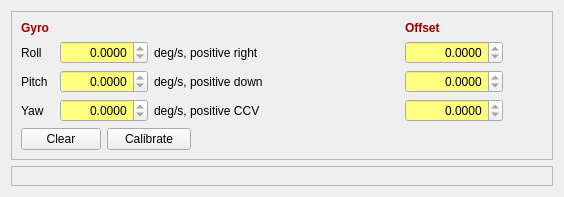
          <widget class="QWidget" name="tab_gyro">
           <attribute name="title">
            <string>Gyro</string>
           </attribute>
           <layout class="QVBoxLayout" name="verticalLayout_12">
            <item>
             <widget class="QFrame" name="frame_3">
              <property name="frameShape">
               <enum>QFrame::StyledPanel</enum>
              </property>
              <property name="frameShadow">
               <enum>QFrame::Raised</enum>
              </property>
              <layout class="QGridLayout" name="gridLayout_8">
               <item row="4" column="4" colspan="3">
                <spacer name="horizontalSpacer_3">
                 <property name="orientation">
                  <enum>Qt::Horizontal</enum>
                 </property>
                 <property name="sizeHint" stdset="0">
                  <size>
                   <width>306</width>
                   <height>20</height>
                  </size>
                 </property>
                </spacer>
               </item>
               <item row="1" column="3" colspan="2">
                <widget class="QLabel" name="label_gyro_roll_2">
                 <property name="text">
                  <string>deg/s, positive right</string>
                 </property>
                </widget>
               </item>
               <item row="3" column="0">
                <widget class="QLabel" name="label_gyro_yaw">
                 <property name="text">
                  <string>Yaw</string>
                 </property>
                </widget>
               </item>
               <item row="4" column="2" colspan="2">
                <widget class="QPushButton" name="pushButton_gyro_calibrate">
                 <property name="text">
                  <string>Calibrate</string>
                 </property>
                </widget>
               </item>
               <item row="2" column="1" colspan="2">
                <widget class="QDoubleSpinBox" name="doubleSpinBox_gyro_pitch">
                 <property name="sizePolicy">
                  <sizepolicy hsizetype="Preferred" vsizetype="Fixed">
                   <horstretch>0</horstretch>
                   <verstretch>0</verstretch>
                  </sizepolicy>
                 </property>
                 <property name="palette">
                  <palette>
                   <active>
                    <colorrole role="Base">
                     <brush brushstyle="SolidPattern">
                      <color alpha="255">
                       <red>255</red>
                       <green>255</green>
                       <blue>127</blue>
                      </color>
                     </brush>
                    </colorrole>
                   </active>
                   <inactive>
                    <colorrole role="Base">
                     <brush brushstyle="SolidPattern">
                      <color alpha="255">
                       <red>255</red>
                       <green>255</green>
                       <blue>127</blue>
                      </color>
                     </brush>
                    </colorrole>
                   </inactive>
                   <disabled>
                    <colorrole role="Base">
                     <brush brushstyle="SolidPattern">
                      <color alpha="255">
                       <red>224</red>
                       <green>224</green>
                       <blue>224</blue>
                      </color>
                     </brush>
                    </colorrole>
                   </disabled>
                  </palette>
                 </property>
                 <property name="alignment">
                  <set>Qt::AlignRight|Qt::AlignTrailing|Qt::AlignVCenter</set>
                 </property>
                 <property name="readOnly">
                  <bool>true</bool>
                 </property>
                 <property name="decimals">
                  <number>4</number>
                 </property>
                 <property name="minimum">
                  <double>-2000.000000000000000</double>
                 </property>
                 <property name="maximum">
                  <double>2000.000000000000000</double>
                 </property>
                </widget>
               </item>
               <item row="2" column="0">
                <widget class="QLabel" name="label_gyro_pitch">
                 <property name="text">
                  <string>Pitch</string>
                 </property>
                </widget>
               </item>
               <item row="1" column="0">
                <widget class="QLabel" name="label_gyro_roll">
                 <property name="text">
                  <string>Roll</string>
                 </property>
                </widget>
               </item>
               <item row="1" column="1" colspan="2">
                <widget class="QDoubleSpinBox" name="doubleSpinBox_gyro_roll">
                 <property name="sizePolicy">
                  <sizepolicy hsizetype="Preferred" vsizetype="Fixed">
                   <horstretch>0</horstretch>
                   <verstretch>0</verstretch>
                  </sizepolicy>
                 </property>
                 <property name="palette">
                  <palette>
                   <active>
                    <colorrole role="Base">
                     <brush brushstyle="SolidPattern">
                      <color alpha="255">
                       <red>255</red>
                       <green>255</green>
                       <blue>127</blue>
                      </color>
                     </brush>
                    </colorrole>
                   </active>
                   <inactive>
                    <colorrole role="Base">
                     <brush brushstyle="SolidPattern">
                      <color alpha="255">
                       <red>255</red>
                       <green>255</green>
                       <blue>127</blue>
                      </color>
                     </brush>
                    </colorrole>
                   </inactive>
                   <disabled>
                    <colorrole role="Base">
                     <brush brushstyle="SolidPattern">
                      <color alpha="255">
                       <red>224</red>
                       <green>224</green>
                       <blue>224</blue>
                      </color>
                     </brush>
                    </colorrole>
                   </disabled>
                  </palette>
                 </property>
                 <property name="alignment">
                  <set>Qt::AlignRight|Qt::AlignTrailing|Qt::AlignVCenter</set>
                 </property>
                 <property name="readOnly">
                  <bool>true</bool>
                 </property>
                 <property name="decimals">
                  <number>4</number>
                 </property>
                 <property name="minimum">
                  <double>-2000.000000000000000</double>
                 </property>
                 <property name="maximum">
                  <double>2000.000000000000000</double>
                 </property>
                </widget>
               </item>
               <item row="0" column="6">
                <widget class="QLabel" name="label_15">
                 <property name="text">
                  <string>&lt;html&gt;&lt;head/&gt;&lt;body&gt;&lt;p&gt;&lt;span style=&quot; font-weight:600; color:#990000;&quot;&gt;Offset&lt;/span&gt;&lt;/p&gt;&lt;/body&gt;&lt;/html&gt;</string>
                 </property>
                </widget>
               </item>
               <item row="3" column="6">
                <widget class="QDoubleSpinBox" name="doubleSpinBox_gyro_yaw_offset">
                 <property name="sizePolicy">
                  <sizepolicy hsizetype="Preferred" vsizetype="Fixed">
                   <horstretch>0</horstretch>
                   <verstretch>0</verstretch>
                  </sizepolicy>
                 </property>
                 <property name="palette">
                  <palette>
                   <active>
                    <colorrole role="Base">
                     <brush brushstyle="SolidPattern">
                      <color alpha="255">
                       <red>255</red>
                       <green>255</green>
                       <blue>127</blue>
                      </color>
                     </brush>
                    </colorrole>
                   </active>
                   <inactive>
                    <colorrole role="Base">
                     <brush brushstyle="SolidPattern">
                      <color alpha="255">
                       <red>255</red>
                       <green>255</green>
                       <blue>127</blue>
                      </color>
                     </brush>
                    </colorrole>
                   </inactive>
                   <disabled>
                    <colorrole role="Base">
                     <brush brushstyle="SolidPattern">
                      <color alpha="255">
                       <red>224</red>
                       <green>224</green>
                       <blue>224</blue>
                      </color>
                     </brush>
                    </colorrole>
                   </disabled>
                  </palette>
                 </property>
                 <property name="alignment">
                  <set>Qt::AlignRight|Qt::AlignTrailing|Qt::AlignVCenter</set>
                 </property>
                 <property name="readOnly">
                  <bool>true</bool>
                 </property>
                 <property name="decimals">
                  <number>4</number>
                 </property>
                 <property name="minimum">
                  <double>-2000.000000000000000</double>
                 </property>
                 <property name="maximum">
                  <double>2000.000000000000000</double>
                 </property>
                </widget>
               </item>
               <item row="4" column="0" colspan="2">
                <widget class="QPushButton" name="pushButton_gyro_cal_clear">
                 <property name="text">
                  <string>Clear</string>
                 </property>
                </widget>
               </item>
               <item row="1" column="6">
                <widget class="QDoubleSpinBox" name="doubleSpinBox_gyro_roll_offset">
                 <property name="sizePolicy">
                  <sizepolicy hsizetype="Preferred" vsizetype="Fixed">
                   <horstretch>0</horstretch>
                   <verstretch>0</verstretch>
                  </sizepolicy>
                 </property>
                 <property name="palette">
                  <palette>
                   <active>
                    <colorrole role="Base">
                     <brush brushstyle="SolidPattern">
                      <color alpha="255">
                       <red>255</red>
                       <green>255</green>
                       <blue>127</blue>
                      </color>
                     </brush>
                    </colorrole>
                   </active>
                   <inactive>
                    <colorrole role="Base">
                     <brush brushstyle="SolidPattern">
                      <color alpha="255">
                       <red>255</red>
                       <green>255</green>
                       <blue>127</blue>
                      </color>
                     </brush>
                    </colorrole>
                   </inactive>
                   <disabled>
                    <colorrole role="Base">
                     <brush brushstyle="SolidPattern">
                      <color alpha="255">
                       <red>224</red>
                       <green>224</green>
                       <blue>224</blue>
                      </color>
                     </brush>
                    </colorrole>
                   </disabled>
                  </palette>
                 </property>
                 <property name="alignment">
                  <set>Qt::AlignRight|Qt::AlignTrailing|Qt::AlignVCenter</set>
                 </property>
                 <property name="readOnly">
                  <bool>true</bool>
                 </property>
                 <property name="decimals">
                  <number>4</number>
                 </property>
                 <property name="minimum">
                  <double>-2000.000000000000000</double>
                 </property>
                 <property name="maximum">
                  <double>2000.000000000000000</double>
                 </property>
                </widget>
               </item>
               <item row="3" column="1" colspan="2">
                <widget class="QDoubleSpinBox" name="doubleSpinBox_gyro_yaw">
                 <property name="sizePolicy">
                  <sizepolicy hsizetype="Preferred" vsizetype="Fixed">
                   <horstretch>0</horstretch>
                   <verstretch>0</verstretch>
                  </sizepolicy>
                 </property>
                 <property name="palette">
                  <palette>
                   <active>
                    <colorrole role="Base">
                     <brush brushstyle="SolidPattern">
                      <color alpha="255">
                       <red>255</red>
                       <green>255</green>
                       <blue>127</blue>
                      </color>
                     </brush>
                    </colorrole>
                   </active>
                   <inactive>
                    <colorrole role="Base">
                     <brush brushstyle="SolidPattern">
                      <color alpha="255">
                       <red>255</red>
                       <green>255</green>
                       <blue>127</blue>
                      </color>
                     </brush>
                    </colorrole>
                   </inactive>
                   <disabled>
                    <colorrole role="Base">
                     <brush brushstyle="SolidPattern">
                      <color alpha="255">
                       <red>224</red>
                       <green>224</green>
                       <blue>224</blue>
                      </color>
                     </brush>
                    </colorrole>
                   </disabled>
                  </palette>
                 </property>
                 <property name="alignment">
                  <set>Qt::AlignRight|Qt::AlignTrailing|Qt::AlignVCenter</set>
                 </property>
                 <property name="readOnly">
                  <bool>true</bool>
                 </property>
                 <property name="decimals">
                  <number>4</number>
                 </property>
                 <property name="minimum">
                  <double>-2000.000000000000000</double>
                 </property>
                 <property name="maximum">
                  <double>2000.000000000000000</double>
                 </property>
                </widget>
               </item>
               <item row="0" column="0" colspan="3">
                <widget class="QLabel" name="label_13">
                 <property name="text">
                  <string>&lt;html&gt;&lt;head/&gt;&lt;body&gt;&lt;p&gt;&lt;span style=&quot; font-weight:600; color:#990000;&quot;&gt;Gyro&lt;/span&gt;&lt;/p&gt;&lt;/body&gt;&lt;/html&gt;</string>
                 </property>
                </widget>
               </item>
               <item row="2" column="6">
                <widget class="QDoubleSpinBox" name="doubleSpinBox_gyro_pitch_offset">
                 <property name="sizePolicy">
                  <sizepolicy hsizetype="Preferred" vsizetype="Fixed">
                   <horstretch>0</horstretch>
                   <verstretch>0</verstretch>
                  </sizepolicy>
                 </property>
                 <property name="palette">
                  <palette>
                   <active>
                    <colorrole role="Base">
                     <brush brushstyle="SolidPattern">
                      <color alpha="255">
                       <red>255</red>
                       <green>255</green>
                       <blue>127</blue>
                      </color>
                     </brush>
                    </colorrole>
                   </active>
                   <inactive>
                    <colorrole role="Base">
                     <brush brushstyle="SolidPattern">
                      <color alpha="255">
                       <red>255</red>
                       <green>255</green>
                       <blue>127</blue>
                      </color>
                     </brush>
                    </colorrole>
                   </inactive>
                   <disabled>
                    <colorrole role="Base">
                     <brush brushstyle="SolidPattern">
                      <color alpha="255">
                       <red>224</red>
                       <green>224</green>
                       <blue>224</blue>
                      </color>
                     </brush>
                    </colorrole>
                   </disabled>
                  </palette>
                 </property>
                 <property name="alignment">
                  <set>Qt::AlignRight|Qt::AlignTrailing|Qt::AlignVCenter</set>
                 </property>
                 <property name="readOnly">
                  <bool>true</bool>
                 </property>
                 <property name="decimals">
                  <number>4</number>
                 </property>
                 <property name="minimum">
                  <double>-2000.000000000000000</double>
                 </property>
                 <property name="maximum">
                  <double>2000.000000000000000</double>
                 </property>
                </widget>
               </item>
               <item row="2" column="3" colspan="2">
                <widget class="QLabel" name="label_gyro_pitch_2">
                 <property name="text">
                  <string>deg/s, positive down</string>
                 </property>
                </widget>
               </item>
               <item row="3" column="3" colspan="3">
                <widget class="QLabel" name="label_gyro_yaw_2">
                 <property name="text">
                  <string>deg/s, positive CCV</string>
                 </property>
                </widget>
               </item>
               <item row="2" column="7">
                <spacer name="horizontalSpacer_12">
                 <property name="orientation">
                  <enum>Qt::Horizontal</enum>
                 </property>
                 <property name="sizeHint" stdset="0">
                  <size>
                   <width>40</width>
                   <height>20</height>
                  </size>
                 </property>
                </spacer>
               </item>
              </layout>
             </widget>
            </item>
            <item>
             <widget class="QFrame" name="frame_8">
              <property name="sizePolicy">
               <sizepolicy hsizetype="Preferred" vsizetype="Expanding">
                <horstretch>0</horstretch>
                <verstretch>0</verstretch>
               </sizepolicy>
              </property>
              <property name="frameShape">
               <enum>QFrame::StyledPanel</enum>
              </property>
              <property name="frameShadow">
               <enum>QFrame::Raised</enum>
              </property>
              <layout class="QHBoxLayout" name="horizontalLayout_2">
               <item>
                <layout class="QHBoxLayout" name="horizontalLayout_gyro"/>
               </item>
              </layout>
             </widget>
            </item>
           </layout>
          </widget>
